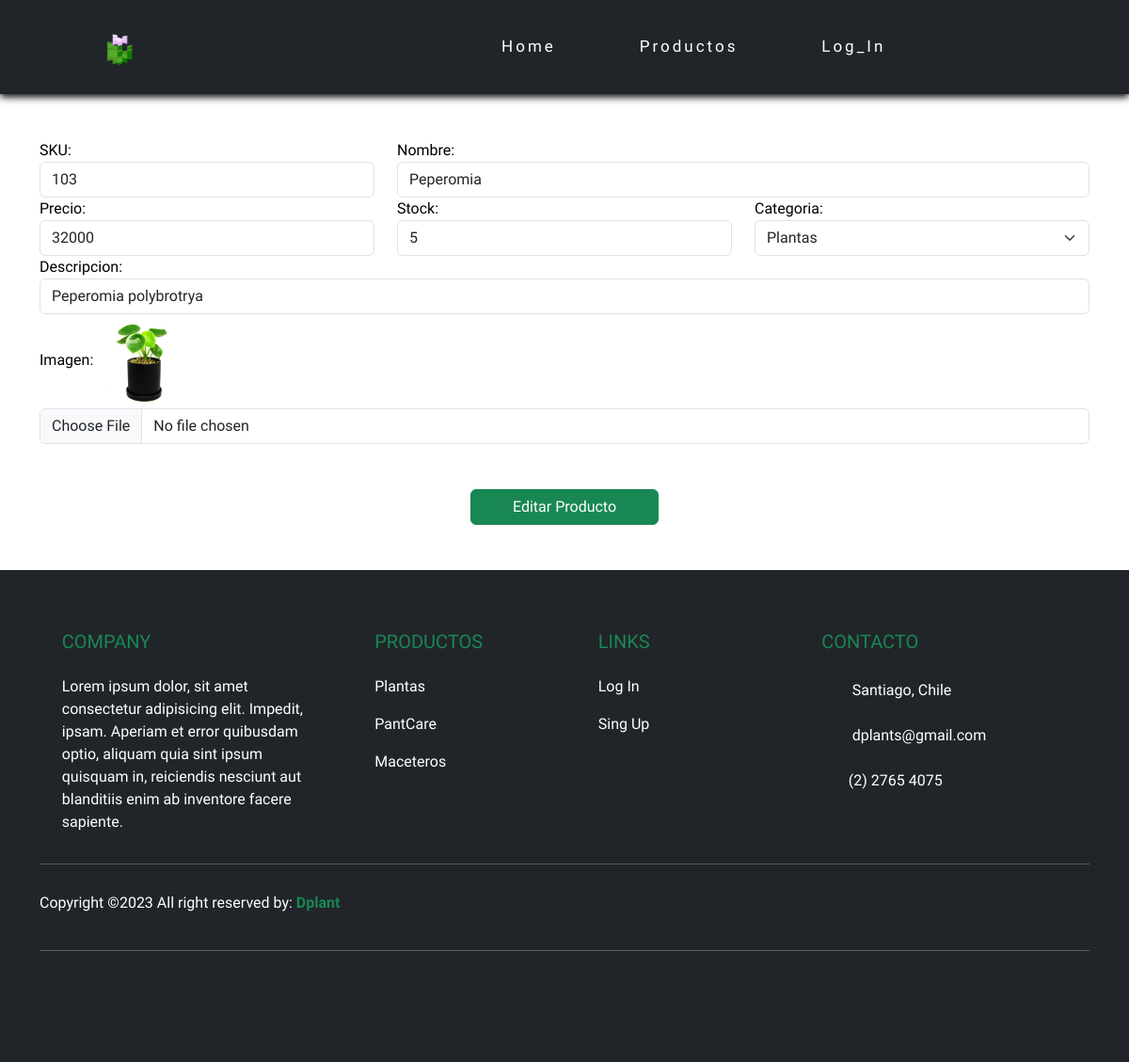
Page /editarProducto/103 on the earlier database version.
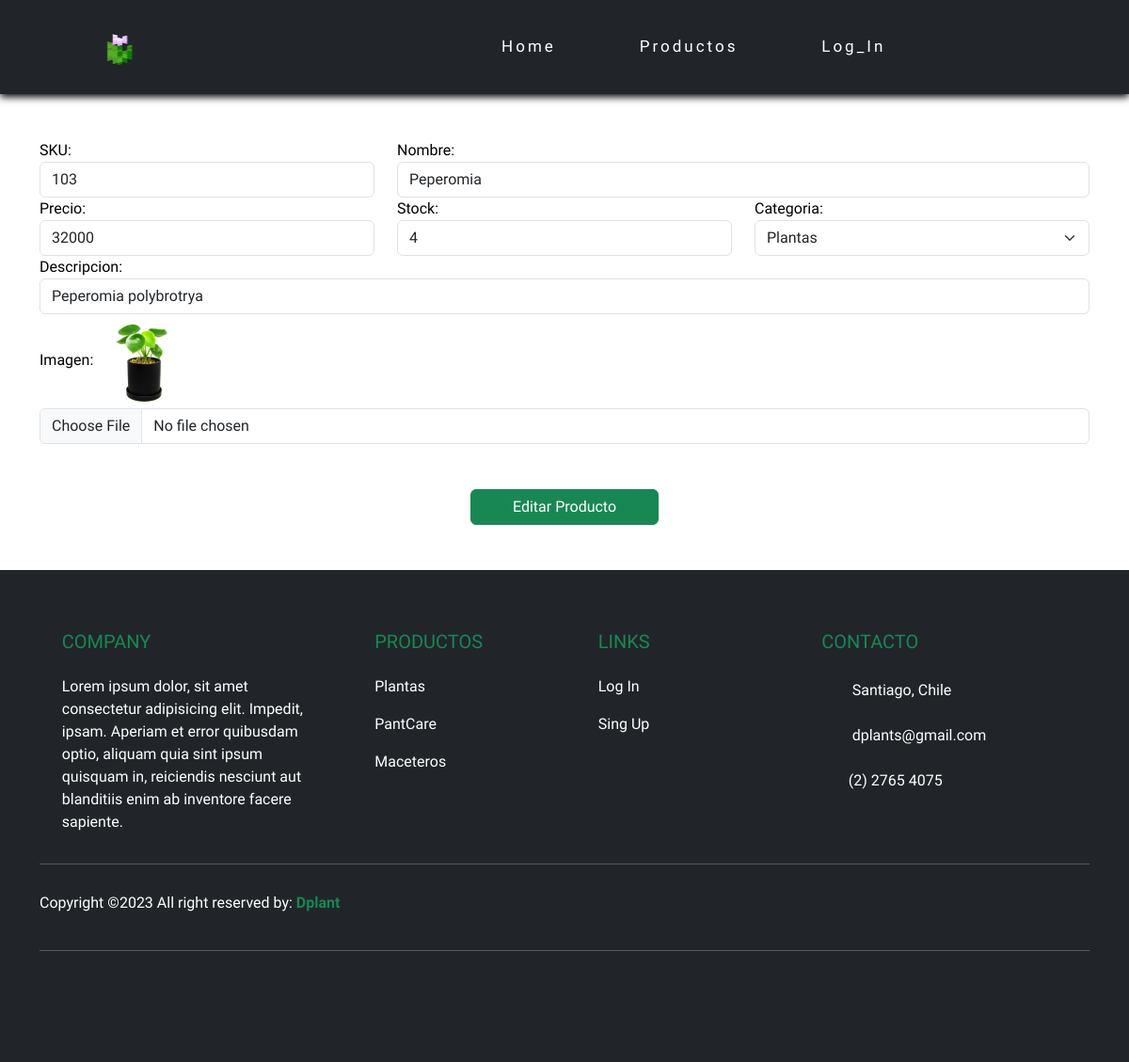
Same page on the later database version.
### apps/Tienda/models.py (models this page shows, shortened)
class Producto(models.Model):
    sku = models.CharField(primary_key=True,max_length=15)
    nombre = models.CharField(max_length=50)
    precio = models.IntegerField()
    stock = models.IntegerField()
    fecha = models.DateField(auto_now_add=True)
    descripcion = models.CharField(max_length=120)
    imagenUrl = models.ImageField(upload_to="imgProducto")
    categoriaId = models.ForeignKey(Categoria, on_delete=models.CASCADE)

class Categoria(models.Model):
    id_categoria = models.IntegerField(primary_key=True)
    nombre_categoria = models.CharField(max_length=22)

### apps/Tienda/views.py (the view)
# urls.py: path('editarProducto/<sku>',cargarEditarProducto),
def cargarEditarProducto(request,sku):
    productoEdit = Producto.objects.get(sku = sku)
    categoria = Categoria.objects.all()
    return render(request,"editProducto.html",{"prod":productoEdit, "cate":categoria })

### apps/Tienda/templates/editProducto.html (shortened to what this page needs)
{% extends './base.html' %}
{% load static %}
{% block body %}
    <div class="container mt-5">
        <form id="formularioAgregar" action="/editarProducto" method="POST" enctype="multipart/form-data">{% csrf_token %}
            <div class="row">
                <div class="col-md-4">
                    <label for="txtSku">SKU:</label>
                    <input readonly value="{{prod.sku}}" name="txtSku" id="txtSku" type="text" class="form-control">
                </div>
                <div class="col-md-8">
                    <label for="txtnombre">Nombre:</label>
                    <input value="{{prod.nombre}}" name="txtnombre" id="txtnombre" type="text" class="form-control">
                </div>
                <div class="col-md-4">
                    <label for="txtprecio">Precio:</label>
                    <input value="{{prod.precio}}" name="txtprecio" id="txtprecio" type="text" class="form-control">
                </div>
                <div class="col-md-4">
                    <label for="txtStock">Stock:</label>
                    <input value="{{prod.stock}}" name="txtStock" id="txtStock" type="text" class="form-control">
                </div>
                <div class="col-md-4">
                    <label for="cmbCategoria">Categoria:</label>
                    <select  id="cmbCategoria" name="cmbCategoria" class="form-select" aria-label="Default select example">
                        {% for c in cate %}
                        <option  value="{{c.id_categoria}}" {% if c.id_categoria == prod.categoriaId.id_categoria %} selected {% endif %}>
                            {{c.nombre_categoria}}
                        </option>
                        {% endfor %}
                    </select>
                </div>
                <div class="col-md-12">
                    <label for="txtDescripcion">Descripcion:</label>
                    <input value="{{prod.descripcion}}" name="txtDescripcion" id="txtDescripcion" type="text" class="form-control">
                </div>
                <div class="col-md-12">
                    <label for="txtImagen">Imagen:</label>
                    <img src="{{prod.imagenUrl.url}}" height="100" alt="">
                    <input name="txtImagen" id="txtImagen" type="file" class="form-control">
                </div>
            </div>
            <div class="row d-flex justify-content-around">
                <button class="btn btn-success mt-5 mb-5" type="submit" style="width: 200px;">Editar Producto</button>
            </div>
        </form>
    </div>
{% endblock %}

Differences in the rows shown:
changed Producto "Peperomia": txtStock "5" → "4"
